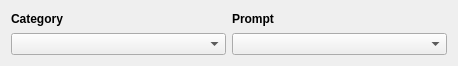
<?xml version="1.0" encoding="UTF-8"?>
<ui version="4.0">
 <class>Form</class>
 <widget class="QWidget" name="Form">
  <property name="geometry">
   <rect>
    <x>0</x>
    <y>0</y>
    <width>458</width>
    <height>66</height>
   </rect>
  </property>
  <property name="windowTitle">
   <string>Form</string>
  </property>
  <layout class="QGridLayout" name="gridLayout">
   <item row="1" column="1">
    <widget class="QComboBox" name="prompt_combobox"/>
   </item>
   <item row="0" column="1">
    <widget class="QLabel" name="label">
     <property name="font">
      <font>
       <bold>true</bold>
      </font>
     </property>
     <property name="text">
      <string>Prompt</string>
     </property>
    </widget>
   </item>
   <item row="0" column="0">
    <widget class="QLabel" name="label_2">
     <property name="font">
      <font>
       <bold>true</bold>
      </font>
     </property>
     <property name="text">
      <string>Category</string>
     </property>
    </widget>
   </item>
   <item row="1" column="0">
    <widget class="QComboBox" name="category_combobox"/>
   </item>
  </layout>
 </widget>
 <resources/>
 <connections/>
</ui>
